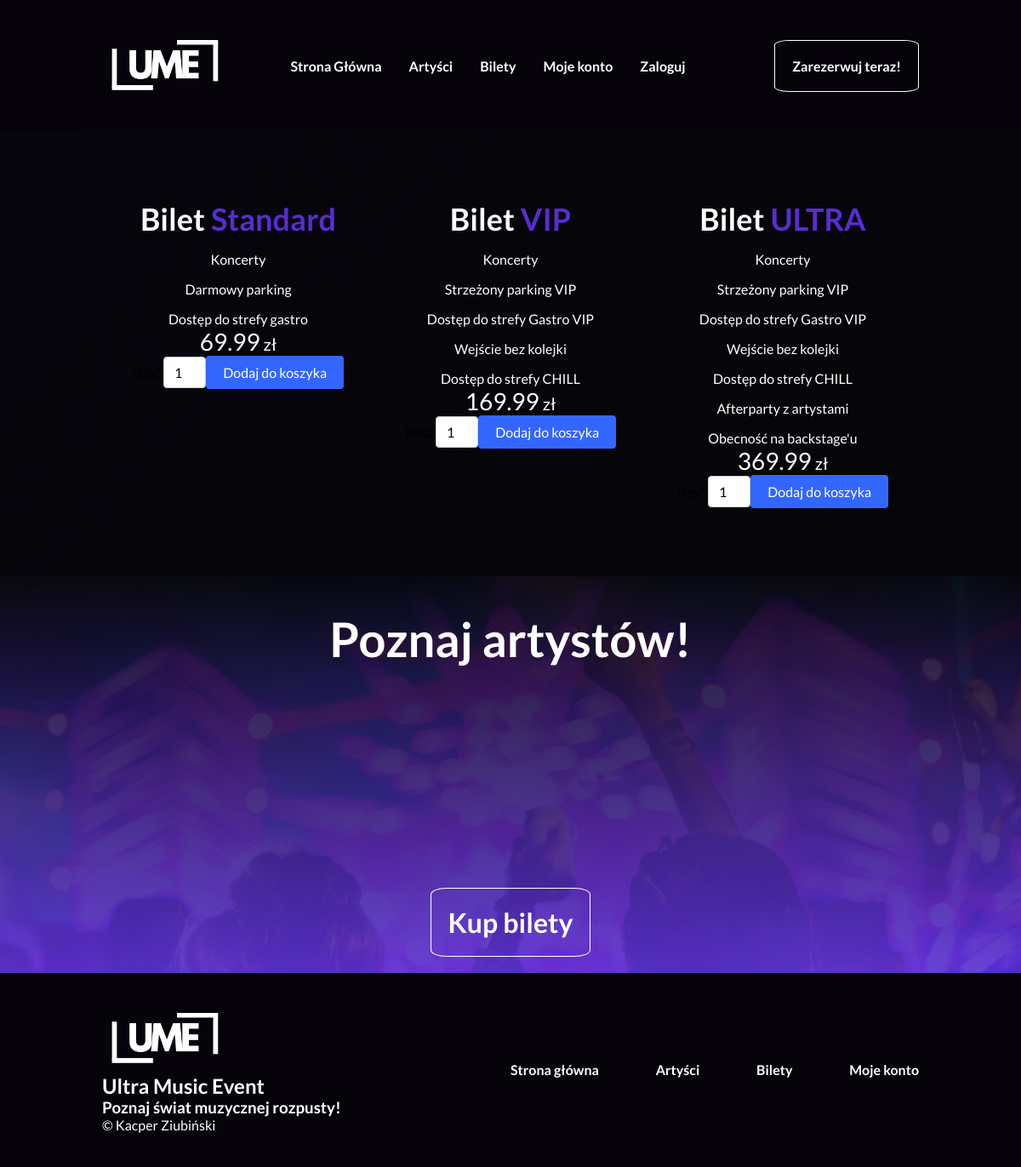
/tickets.php, run on the app's committed database.
### tables this page shows
CREATE TABLE `tickets` (
  `ID` int(11) NOT NULL,
  `Name` varchar(50) NOT NULL,
  `Included` text NOT NULL,
  `Price` float NOT NULL
);

CREATE TABLE `artists` (
  `ID` int(11) NOT NULL,
  `Name` varchar(50) NOT NULL,
  `Photo` varchar(50) NOT NULL,
  `Description` text NOT NULL
);

### tickets.php (the view, shortened to what this page needs)
<!DOCTYPE html>
<html lang="pl">
<head>
    <link rel="stylesheet" href="https://unpkg.com/swiper/swiper-bundle.min.css">
    <link rel="stylesheet" href="style.css">
</head>
<body>
<?php include("menu.php"); ?>
    <section class="tickets">
        <?php
            require('db.php');
            $sql = "SELECT * FROM tickets";
            $result = $conn->query($sql);
            if($result->num_rows > 0){
                while($row = $result->fetch_object()) {
                    echo "<div class='ticket-info'>";
                    echo "<h3>Bilet <span class='color'>{$row->Name}</span></h3>";
                    echo "{$row->Included}";
                    echo "<span class='price'>{$row->Price}</span> <br/>";
                    echo "<label for='quantity-standard'>Ilość:</label>";
                    echo "<input type='number' id='quantity-{$row->Name}' value='1' min='1'>";
                    echo "<button onclick=\"addToCart('Bilet {$row->Name}', 'quantity-{$row->Name}', {$row->Price})\">Dodaj do koszyka</button>";
                    echo "</div>";
                }
            } else {
                echo "Wystąpił błąd - brak danych z tabeli!";
            }
        ?>
    </section>
    <section class="info">
        <h2>Poznaj artystów!</h2>
        <?php
            require('db.php');
                $sql = "SELECT * FROM artists";
                $result = $conn->query($sql);
                if($result->num_rows > 0){
                  echo "        <div class='swiper-container'>
            <div class='swiper-wrapper'>";
                    while($row = $result->fetch_object()) {
                        echo "<div class='swiper-slide'> ";
                        echo "<img src='$row->Photo'>";
                        echo "</div>";
                    }
                    echo "</div></div>";
                }
                else{
                    echo "Wystąpił błąd - brak danych z tabeli!";
                }
            ?>
        <a href="" class="btn" style="font-size: 32px;">Kup bilety</a>
    </section>
    <footer>
        <div class="event-info">
            <img src="./img/UME.png" alt="Logo" class="main-logo">
            <h2>Ultra Music Event</h2>
            <h3>Poznaj świat muzycznej rozpusty!</h3>
            <p>&copy;	Kacper Ziubiński</p>
        </div>
        <div class="social">
            <a href="">Strona główna</a>
            <a href="">Artyści</a>
            <a href="">Bilety</a>
            <a href="">Moje konto</a>
        </div>
    </footer>
</body>
</html>

### style.css (style rules this page uses)
:root { --white: rgb(255, 255, 255); --black: rgb(6, 4, 10); --main-color: rgb(88, 45, 209); --heading-font-size: 72px; --lato-font: "Lato", sans-serif; }
* { margin: 0; box-sizing: border-box; font-family: var(--lato-font); }
.main-logo { max-height: 75px; }
.btn { text-decoration: none; color: var(--white); font-weight: 700; border: 1px solid var(--white); padding: 20px; border-radius: 10%; background-color: transparent; transition: background-color 0.5s; }
.info { min-height:100%; background:linear-gradient(0deg, rgba(88, 45, 209, 0.9), rgba(6, 4, 10, 0.9)), url(img/126856.webp); background-size: cover; padding: 5vh 10vw; text-align: center; }
.info h2 { color: var(--white); font-size: 56px; }
.swiper-container { height: 200px; overflow: hidden; margin-top: 10vh; }
.tickets { padding: 10vh 10vw; background: #07050d; background: linear-gradient(135deg, #07050d, #060608); min-height: 50vh; display: grid; grid-template-columns: 1fr 1fr 1fr; text-align: center; }
.tickets .ticket-info h3 { color: white; font-weight: 700; font-size: 36px; }
ul { margin: 0; padding: 0; }
.ticket-info ul li { color: white; list-style: none; margin-top: 1rem; }
footer { padding: 5vh 10vw; display: grid; grid-template-columns: 1fr 1fr; align-items: center; justify-content: space-between; background: var(--black); color: var(--white); }
footer .social { display: flex; align-items: center; justify-content: space-between; }
.social>a { color: var(--white); text-decoration: none; font-weight: 700; transition: all 0.5s; }
.price { color: var(--white); font-weight: 400; font-size: 1.75rem; }
.price::after { content: ' zł'; font-size: 1.25rem; }
.color { color: var(--main-color); }
.ticket-info input[type=number] { width: 50px; padding: 8px; font-size: 16px; border: 1px solid #ccc; border-radius: 4px; text-align: center; outline: none; transition: border-color 0.3s ease; }
.ticket-info button { padding: 10px 20px; background-color: #3366ff; color: white; border: none; border-radius: 4px; cursor: pointer; font-size: 16px; transition: background-color 0.3s ease; }

### data on the page
tickets: Name "Standard", Included "Koncerty Darmowy parking Dostęp do strefy gastro", Price "69.99"
tickets: Name "VIP", Included "Koncerty Strzeżony parking VIP Dostęp do strefy Gastro VIP Wejście bez kolejki Dostęp do strefy CHILL", Price "169.99"
tickets: Name "ULTRA", Included "Koncerty Strzeżony parking VIP Dostęp do strefy Gastro VIP Wejście bez kolejki Dostęp do strefy CHILL Afterparty z artystami Obecność na backstage'u", Price "369.99"
artists: Photo (picture)
artists: Photo (picture)
artists: Photo (picture)
